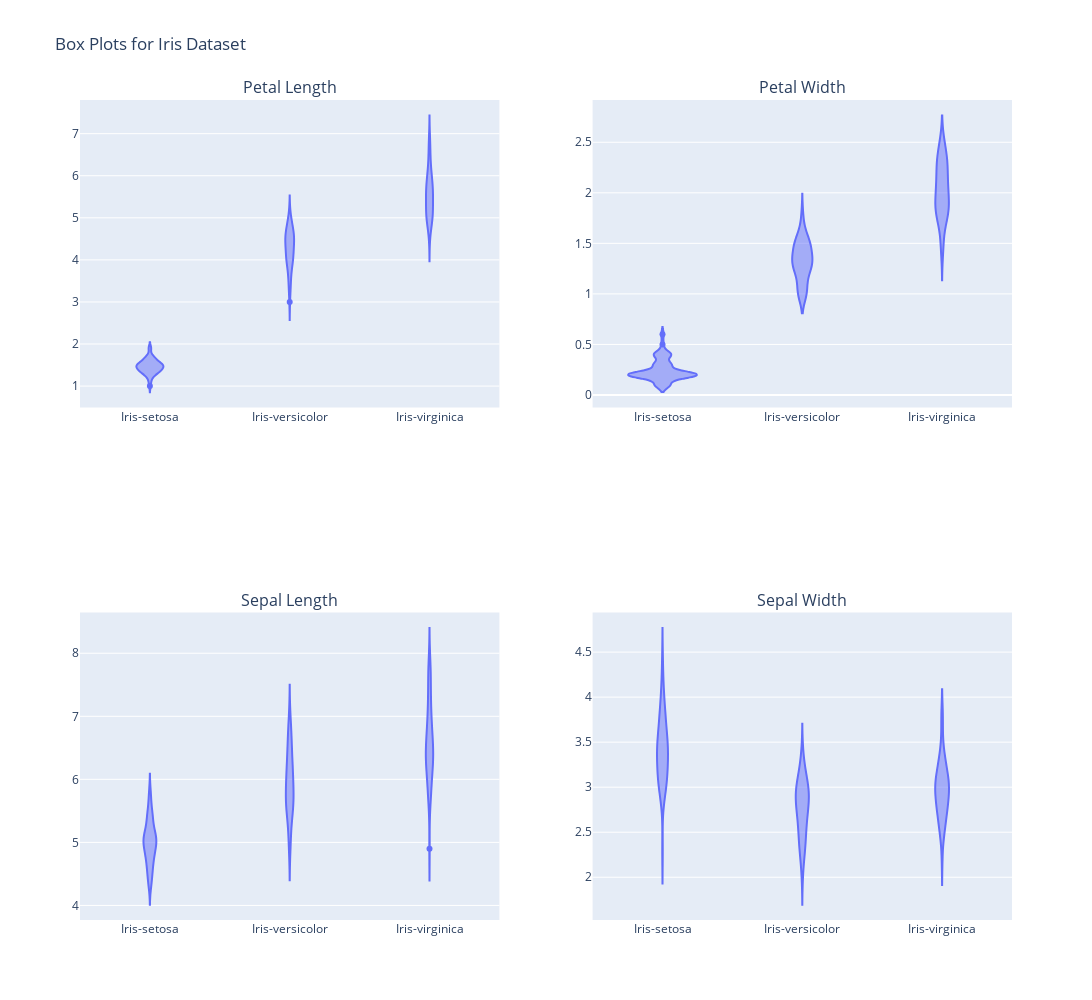

Notebook cell for this chart:
### Code cell
fig = make_subplots(rows=2, cols=2, subplot_titles=("Petal Length", "Petal Width", "Sepal Length", "Sepal Width"))

# Add box plots to each subplot
fig.add_trace(px.violin(dset, x="species", y="petal_length").data[0], row=1, col=1)
fig.add_trace(px.violin(dset, x="species", y="petal_width").data[0], row=1, col=2)
fig.add_trace(px.violin(dset, x="species", y="sepal_length").data[0], row=2, col=1)
fig.add_trace(px.violin(dset, x="species", y="sepal_width").data[0], row=2, col=2)

# Update layout for better presentation
fig.update_layout(
    title_text="Box Plots for Iris Dataset",
    showlegend=True,
    height=1000,  # Adjust the height of the entire figure
    width=1200   # Adjust the width of the entire figure
)
fig.show()

### Figure 1 — Plotly figure (JSON) as saved in the notebook; plotly's stock layout.template omitted (floating-point values rounded to 4 significant figures; data arrays with more than 128 entries replaced by an {"elided": "..."} marker saying what was removed)
{"data": [{"alignmentgroup": "True", "box": {"visible": false}, "hovertemplate": "species=%{x}<br>petal_length=%{y}<extra></extra>", "legendgroup": "", "marker": {"color": "#636efa"}, "name": "", "offsetgroup": "", "orientation": "v", "scalegroup": "True", "showlegend": false, "type": "violin", "x": {"elided": "150 str values"}, "x0": " ", "xaxis": "x", "y": {"elided": "150 float values"}, "y0": " ", "yaxis": "y"}, {"alignmentgroup": "True", "box": {"visible": false}, "hovertemplate": "species=%{x}<br>petal_width=%{y}<extra></extra>", "legendgroup": "", "marker": {"color": "#636efa"}, "name": "", "offsetgroup": "", "orientation": "v", "scalegroup": "True", "showlegend": false, "type": "violin", "x": {"elided": "150 str values"}, "x0": " ", "xaxis": "x2", "y": {"elided": "150 float values"}, "y0": " ", "yaxis": "y2"}, {"alignmentgroup": "True", "box": {"visible": false}, "hovertemplate": "species=%{x}<br>sepal_length=%{y}<extra></extra>", "legendgroup": "", "marker": {"color": "#636efa"}, "name": "", "offsetgroup": "", "orientation": "v", "scalegroup": "True", "showlegend": false, "type": "violin", "x": {"elided": "150 str values"}, "x0": " ", "xaxis": "x3", "y": {"elided": "150 float values"}, "y0": " ", "yaxis": "y3"}, {"alignmentgroup": "True", "box": {"visible": false}, "hovertemplate": "species=%{x}<br>sepal_width=%{y}<extra></extra>", "legendgroup": "", "marker": {"color": "#636efa"}, "name": "", "offsetgroup": "", "orientation": "v", "scalegroup": "True", "showlegend": false, "type": "violin", "x": {"elided": "150 str values"}, "x0": " ", "xaxis": "x4", "y": {"elided": "150 float values"}, "y0": " ", "yaxis": "y4"}], "layout": {"annotations": [{"font": {"size": 16}, "showarrow": false, "text": "Petal Length", "x": 0.225, "xanchor": "center", "xref": "paper", "y": 1, "yanchor": "bottom", "yref": "paper"}, {"font": {"size": 16}, "showarrow": false, "text": "Petal Width", "x": 0.775, "xanchor": "center", "xref": "paper", "y": 1, "yanchor": "bottom", "yref": "paper"}, {"font": {"size": 16}, "showarrow": false, "text": "Sepal Length", "x": 0.225, "xanchor": "center", "xref": "paper", "y": 0.375, "yanchor": "bottom", "yref": "paper"}, {"font": {"size": 16}, "showarrow": false, "text": "Sepal Width", "x": 0.775, "xanchor": "center", "xref": "paper", "y": 0.375, "yanchor": "bottom", "yref": "paper"}], "height": 1000, "showlegend": true, "title": {"text": "Box Plots for Iris Dataset"}, "width": 1200, "xaxis": {"anchor": "y", "domain": [0, 0.45]}, "xaxis2": {"anchor": "y2", "domain": [0.55, 1]}, "xaxis3": {"anchor": "y3", "domain": [0, 0.45]}, "xaxis4": {"anchor": "y4", "domain": [0.55, 1]}, "yaxis": {"anchor": "x", "domain": [0.625, 1]}, "yaxis2": {"anchor": "x2", "domain": [0.625, 1]}, "yaxis3": {"anchor": "x3", "domain": [0, 0.375]}, "yaxis4": {"anchor": "x4", "domain": [0, 0.375]}}}
